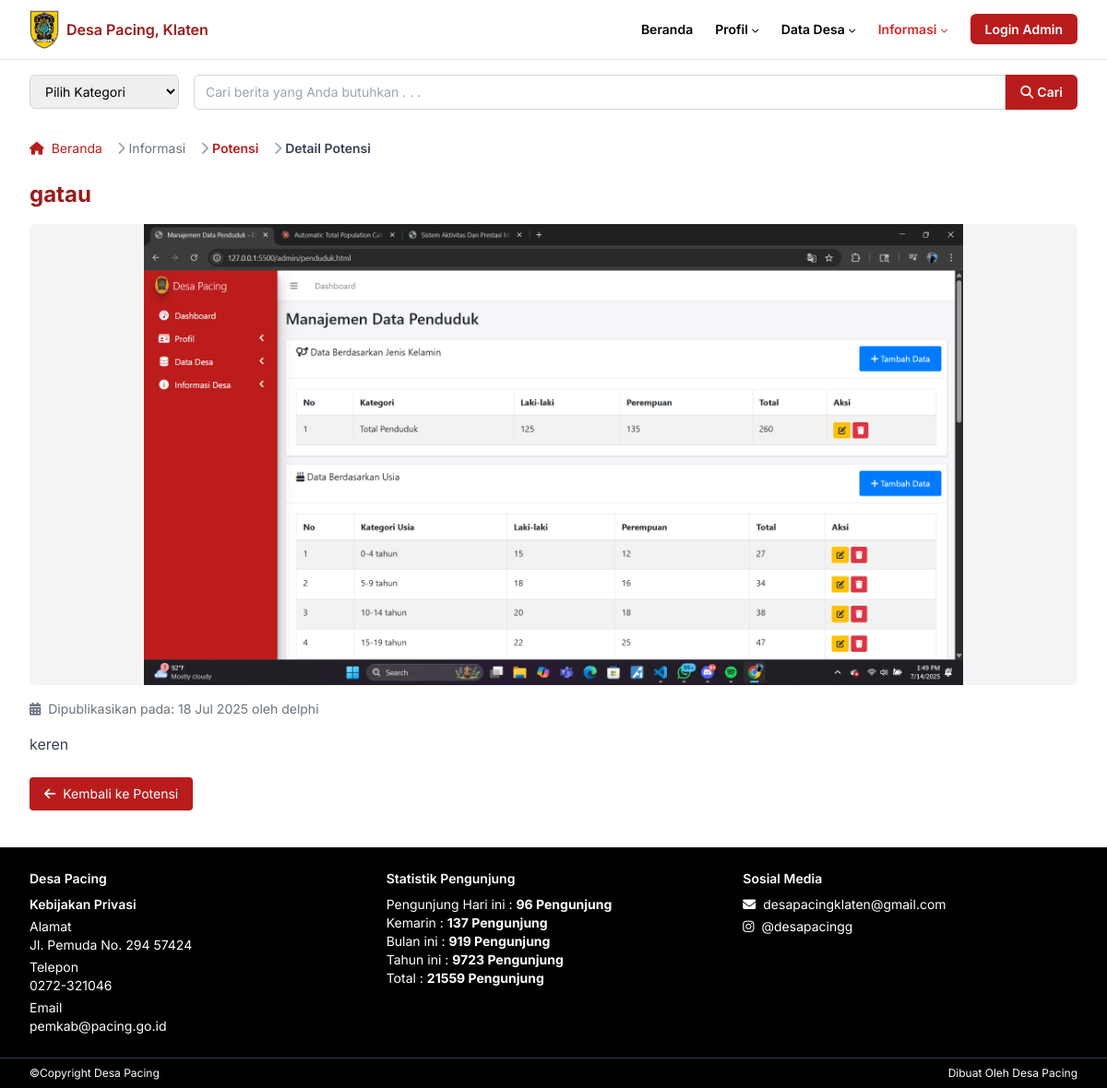
The page /detail_potensi.php?id=10 on the database its author committed.
### tables this page shows
CREATE TABLE `potensi` (
  `id` int(11) NOT NULL,
  `judul` varchar(255) NOT NULL,
  `deskripsi` text NOT NULL,
  `gambar` varchar(255) DEFAULT NULL,
  `tanggal` datetime NOT NULL DEFAULT current_timestamp(),
  `penulis` varchar(100) NOT NULL DEFAULT 'Admin'
);

### detail_potensi.php (the view, shortened to what this page needs)
<?php
include 'php/db.php';
$id = intval($_GET['id']);
$result = $konek->query("SELECT * FROM potensi WHERE id=$id");
$data = $result->fetch_assoc();
?>
<html class="scroll-smooth" lang="id">
  <head>
    <script src="https://cdn.tailwindcss.com"></script>
    <link
      href="https://cdnjs.cloudflare.com/ajax/libs/font-awesome/5.15.3/css/all.min.css"
      rel="stylesheet"
    />
    <link href="css/style.css" rel="stylesheet" />
  </head>
  <body class="bg-white text-black">
    <header class="border-b border-gray-200">
      <div class="max-w-[1280px] mx-auto px-4 sm:px-6 lg:px-8">
        <nav
          aria-label="Primary Navigation"
          class="flex items-center justify-between h-16 text-xs sm:text-sm font-semibold"
        >
          <div class="flex items-center space-x-2">
            <img
              alt="Logo Pemerintah Desa Pacing"
              class="block"
              height="32"
              src="assets/klaten.jpg"
              width="32"
            />
            <span class="text-red-800 text-base">Desa Pacing, Klaten</span>
          </div>
          <ul
            class="hidden md:flex items-center space-x-6 text-xs sm:text-sm font-semibold"
          >
            <li>
              <a class="hover:text-gray-700" href="index.php">Beranda</a>
            </li>
            <li class="relative group">
              <button
                class="flex items-center space-x-1 hover:text-gray-700 focus:outline-none"
              >
                <span>Profil</span>
                <i class="fas fa-chevron-down text-[8px] mt-[2px]"></i>
              </button>
            </li>
            <li class="relative group">
              <button
                class="flex items-center space-x-1 hover:text-gray-700 focus:outline-none"
              >
                <span>Data Desa</span>
                <i class="fas fa-chevron-down text-[8px] mt-[2px]"></i>
              </button>
            </li>
            <li class="relative group active">
              <button
                class="flex items-center space-x-1 hover:text-gray-700 focus:outline-none"
              >
                <span>Informasi</span>
                <i class="fas fa-chevron-down text-[8px] mt-[2px]"></i>
              </button>
            </li>
            <li>
              <a
                href="admin/login.php"
                class="px-4 py-2 bg-red-700 text-white rounded-md hover:bg-red-900 transition duration-300"
              >
                Login Admin
              </a>
            </li>
          </ul>
        </nav>
      </div>
    </header>
    <section class="max-w-[1280px] mx-auto px-4 sm:px-6 lg:px-8 mt-4">
      <div
        class="flex flex-col sm:flex-row items-center sm:items-stretch gap-3 sm:gap-4"
      >
        <div class="w-full sm:w-48">
          <select
            id="kategori-berita"
            data-jump="page"
            aria-label="Pilih kategori berita"
            class="w-full border border-gray-300 rounded-md text-xs sm:text-sm py-2 px-3 focus:outline-none focus:ring-2 focus:ring-red-700"
          >
            <option value="" disabled selected>Pilih Kategori</option>
          </select>
        </div>
        <form
          aria-label="Cari berita"
          class="flex flex-grow sm:flex-row w-full"
          role="search"
        >
          <input
            aria-label="Cari berita"
            class="flex-grow border border-gray-300 rounded-l-md text-xs sm:text-sm py-2 px-3 focus:outline-none focus:ring-2 focus:ring-red-700"
            placeholder="Cari berita yang Anda butuhkan . . ."
            type="search"
          />
          <button
            aria-label="Cari"
            class="bg-red-700 hover:bg-red-900 text-white text-xs sm:text-sm font-semibold px-4 rounded-r-md flex items-center justify-center"
            type="submit"
          >
            <i class="fas fa-search mr-1"></i>
            Cari
          </button>
        </form>
      </div>
    </section>
    <section class="max-w-[1280px] mx-auto px-4 sm:px-6 lg:px-8 mt-4">
      <nav
        class="flex text-xs sm:text-sm text-gray-600"
        aria-label="Breadcrumb"
      >
        <ol class="inline-flex items-center space-x-1 md:space-x-3">
          <li class="inline-flex items-center">
            <a href="index.php" class="text-red-700 hover:text-red-800">
              <i class="fas fa-home mr-1"></i>
              Beranda
            </a>
          </li>
          <li>
            <div class="flex items-center">
              <i class="fas fa-chevron-right text-gray-400 mx-1"></i>
              <span class="text-gray-500">Informasi</span>
            </div>
          </li>
          <li>
            <div class="flex items-center">
              <i class="fas fa-chevron-right text-gray-400 mx-1"></i>
              <a
                href="potensi.php"
                class="text-red-700 hover:text-red-800 font-semibold"
              >
                Potensi
              </a>
            </div>
          </li>
          <li>
            <div class="flex items-center">
              <i class="fas fa-chevron-right text-gray-400 mx-1"></i>
              <span class="text-gray-700 font-semibold">Detail Potensi</span>
            </div>
          </li>
        </ol>
      </nav>
    </section>
    <main class="max-w-[1280px] mx-auto px-4 sm:px-6 lg:px-8 mt-6">
      <h1 class="text-2xl font-bold text-red-800 mb-4">
        <?php echo htmlspecialchars($data['judul']); ?>
      </h1>
      <img
        alt="<?php echo htmlspecialchars($data['judul']); ?>"
        class="w-full max-h-[500px] object-contain rounded-md mb-4 mx-auto bg-gray-100"
        src="assets/<?php echo htmlspecialchars($data['gambar']); ?>"
      />
      <p class="text-sm text-gray-500 mb-4">
        <i class="fas fa-calendar-alt mr-1"></i>
        Dipublikasikan pada: <?php echo date('j M Y', strtotime($data['tanggal'])); ?> oleh <?php echo htmlspecialchars($data['penulis']); ?>
      </p>
      <div class="text-sm sm:text-base text-gray-700 space-y-3 mb-6">
        <?php echo nl2br(htmlspecialchars($data['deskripsi'])); ?>
      </div>
      <div class="mb-6">
        <a href="potensi.php" class="inline-flex items-center px-4 py-2 bg-red-700 text-white rounded hover:bg-red-900 text-sm">
          <i class="fas fa-arrow-left mr-2"></i> Kembali ke Potensi
        </a>
      </div>
    </main>
    <footer class="bg-black text-white text-xs sm:text-sm mt-10">
      <div
        class="max-w-[1280px] mx-auto px-4 sm:px-6 lg:px-8 py-6 grid grid-cols-1 md:grid-cols-3 gap-6"
      >
        <div>
          <h4 class="font-semibold mb-2">Desa Pacing</h4>
          <h5 class="font-semibold mb-1">Kebijakan Privasi</h5>
          <address class="not-italic mb-1">
            Alamat<br />
            Jl. Pemuda No. 294 57424
          </address>
          <p class="mb-1">
            Telepon<br />
            <a class="hover:underline" href="tel:0272321046">0272-321046</a>
          </p>
          <p>
            Email<br />
            <a class="hover:underline" href="mailto:pemkab@pacing.go.id"
              >pemkab@pacing.go.id</a
            >
          </p>
        </div>
        <div>
          <h4 class="font-semibold mb-2">Statistik Pengunjung</h4>
          <p>
            Pengunjung Hari ini : <strong>96 Pengunjung</strong><br />
            Kemarin : <strong>137 Pengunjung</strong><br />
            Bulan ini : <strong>919 Pengunjung</strong><br />
            Tahun ini : <strong>9723 Pengunjung</strong><br />
            Total : <strong>21559 Pengunjung</strong>
          </p>
        </div>
        <div>
          <h4 class="font-semibold mb-2">Sosial Media</h4>
          <ul class="space-y-1">
            <li>
              <a href="mailto:desapacingklaten@gmail.com" class="hover:underline">
                <i class="fas fa-envelope mr-1"></i> desapacingklaten@gmail.com
              </a>
            </li>
            <li>
              <a href="https://instagram.com/desapacingg" target="_blank" class="hover:underline">
                <i class="fab fa-instagram mr-1"></i> @desapacingg
              </a>
            </li>
          </ul>
        </div>
      </div>
      <div
        class="max-w-[1280px] mx-auto px-4 sm:px-6 lg:px-8 py-2 border-t border-gray-700 flex justify-between text-[10px] sm:text-xs"
      >
        <p>©Copyright Desa Pacing</p>
        <p>Dibuat Oleh Desa Pacing</p>
      </div>
    </footer>
  </body>
</html>

### css/style.css (style rules this page uses)
nav[aria-label="Primary Navigation"] > ul > li > a, nav[aria-label="Primary Navigation"] > ul > li > button { transition: color 0.2s; }
nav[aria-label="Primary Navigation"] > ul > li.active > a, nav[aria-label="Primary Navigation"] > ul > li.active > button { color: #dc2626 !important; background: none !important; }

### detail_potensi.php (style rules this page uses)
body { font-family: "Inter", sans-serif; }

### rows shown on the page
potensi: judul "gatau", gambar (picture), tanggal "18 Jul 2025", penulis "delphi", deskripsi "keren"
